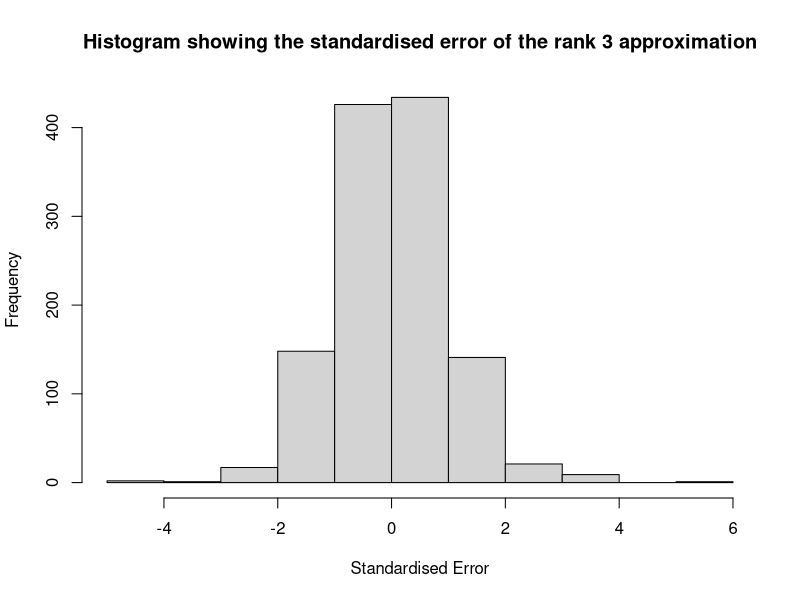
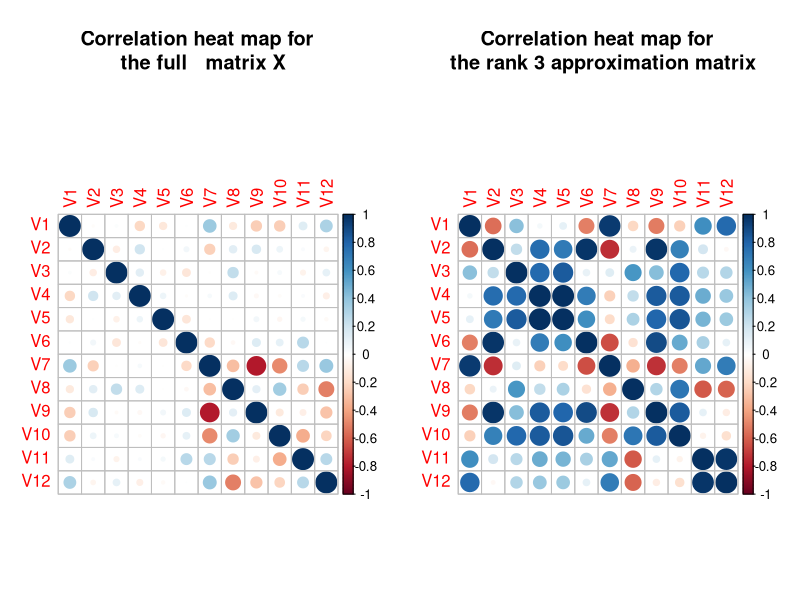
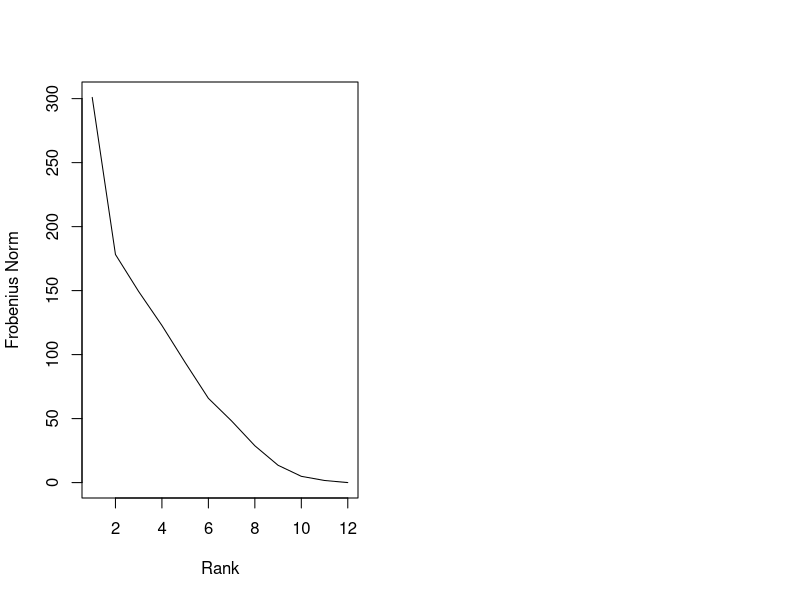

Recreate these plots in R, in order.
## ---- chunk 1
#set the working directory
#setwd('C:\\Users\\mutse\\OneDrive\\Desktop\\UCT\\DataScience1\\Multivariate Analysis\\Scripts\\CA2')
## ---- chunk 2
#load the libraries
invisible(library(corrplot))
library(psych)
## ---- chunk 3
#read txt file
X <- read.table("CA2.txt", header = TRUE)
# head(X)
#make X a matrix
X <- as.matrix(X)
head(X)
## ---- chunk 4
#For each approximation Xk of rank k, 

XtrX <- t(X) %*% X

#calculate the SVD of XtrX
svdX <- svd(X)

#find the best rank k approximation for k = 1 to num of columns in X
m <- dim(X)[2]
#create a list of 12 b matrices
B <- list()


B[[1]] <- prod(svdX$d[1]) * (svdX$u[, 1] %*% t(svdX$v[, 1]))
colnames(B[[1]]) <- colnames(X)
for (k in 2:m) {
  b<-svdX$u[,1:k] %*% diag(svdX$d[1:k]) %*% t(svdX$v[,1:k])
  B[[k]] <- b
  colnames(B[[k]]) <- colnames(X)
}

## ---- chunk 5
#calculate the error for each rank k approximation
error <- list()
for (k in 1:length(B)) {
  error_k <- X - B[[k]]
  error[[k]] <- error_k
}
## ---- chunk 6
#Qtn 1: we find mean error vector error3
error3 <- error[[3]]
#mean for each column
mean_error3 <- colMeans(error3)
cat("$$ Δ_3 = \\begin{pmatrix}", paste(round(as.vector(mean_error3),2), collapse = " \\\\ "), "\\end{pmatrix} $$", sep = " ")

## ---- chunk 7
#Qtn 2
std_error3 <- scale(error3)
## ---- chunk 8
hist(std_error3, main="Histogram showing the standardised error of the rank 3 approximation", xlab="Standardised Error")
## ---- chunk 9
par(mfrow=c(1,2))
suppressWarnings({
  corrplot(cor(X), t1.col = "black", title="Correlation heat map for \n the full   matrix X", mar=c(1,1,5,1))
  corrplot(cor(B[[3]]), t1.col = "black", title="Correlation heat map for \n the rank 3 approximation matrix", mar=c(1,1,5,1))
})
#the lower the rank, the less the correlation is preserved
## ---- chunk 10

frob_vec <- c()
for (i in 1: 12){
  frob <- norm(error[[i]], type = "F")
  # frob <- sqrt(tr(error[[i]]%*%t(error[[i]])))[1]
  frob_vec <- rbind(frob_vec, frob)
}
#covert to numeric
frob_vec <- as.numeric(frob_vec)

## ---- chunk 11
frob_vec <- cbind(frob_vec, seq(1,12))
plot(frob_vec[,2], frob_vec[,1], type = "l", xlab = "Rank", ylab = "Frobenius Norm")

## ---- chunk 12

